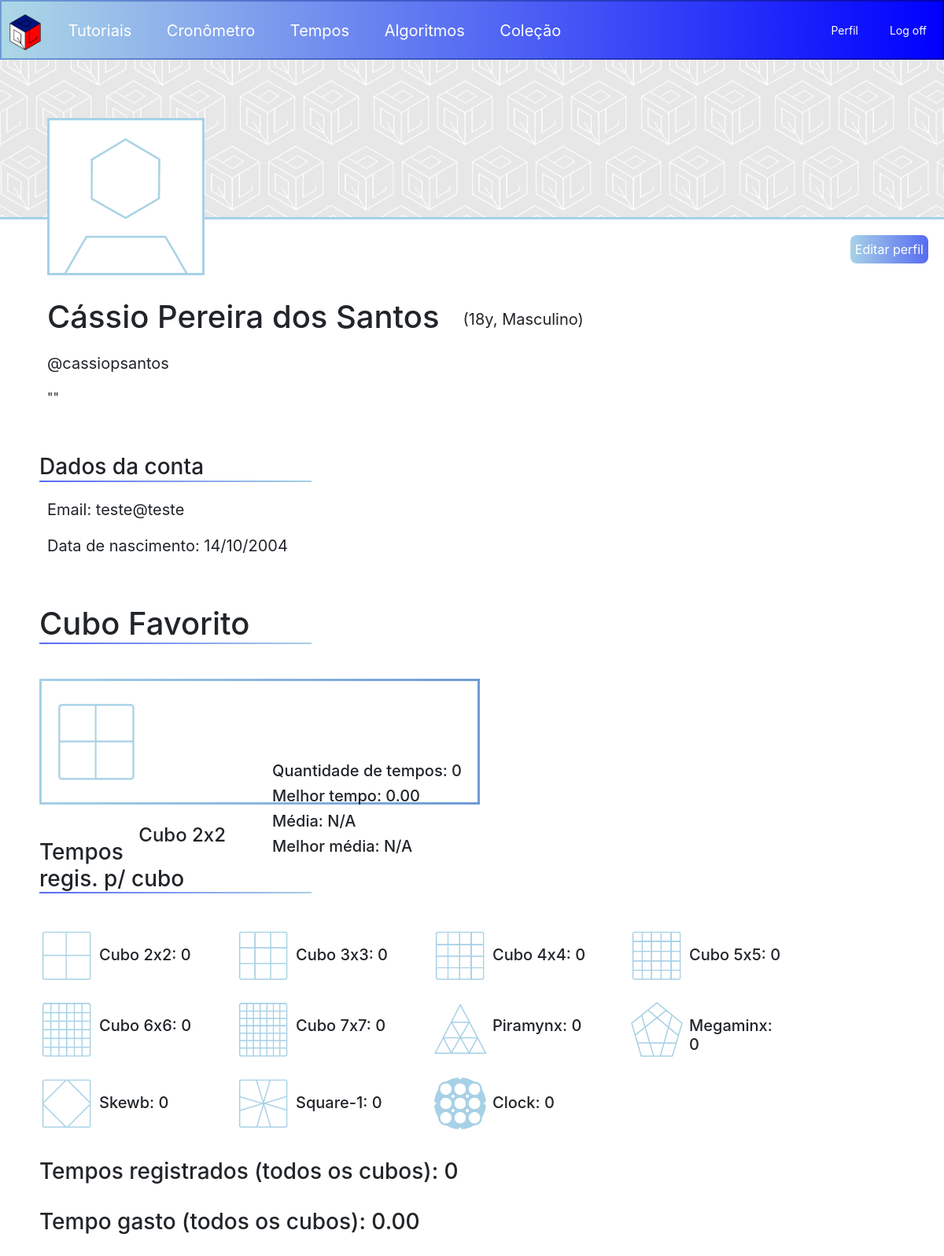
The app's page /perfil.php (signed in) with its own data.
### tables this page shows
create table usuarios (
	id int primary key not null auto_increment,
    nome_usuario varchar(20),
	nome_completo varchar(30),
    descricao text(200),
    foto varchar(25),
    email varchar(30),
    senha varchar(30),
    genero varchar(9),
    nascimento date
);

### perfil.php (the view, shortened to what this page needs)
<html>
<?php
include('conexao.php');
include('navbar.php');
$id_usuario = $_SESSION['id_usuario'];
$sql = "SELECT * FROM usuarios WHERE id='$id_usuario'";
$query = mysqli_query($conn, $sql);
$dados = mysqli_fetch_array($query);
$idade = date_diff(date_create($dados['nascimento']), date_create('now'))->y;
$sql_dados = "SELECT COUNT(tempo) AS quantidade_tempos FROM tempos WHERE id_usuario = '$id_usuario'";
$query_dados = mysqli_query($conn, $sql_dados);
$quantidade_tempos = mysqli_fetch_array($query_dados)['quantidade_tempos'];
$sql_dados = "SELECT SUM(tempo) AS tempo_gasto FROM tempos WHERE id_usuario = '$id_usuario'";
$query_dados = mysqli_query($conn, $sql_dados);
$tempo_gasto = mysqli_fetch_array($query_dados)['tempo_gasto'];
$sql_fav = "SELECT COUNT(tempo) AS qnt_tempos FROM tempos WHERE tipo_cubo = '2x2' AND id_usuario = '$id_usuario'";
$query_fav = mysqli_query($conn, $sql_fav);
$fav_2x2 = mysqli_fetch_array($query_fav)['qnt_tempos'];
$sql_fav = "SELECT COUNT(tempo) AS qnt_tempos FROM tempos WHERE tipo_cubo = '3x3' AND id_usuario = '$id_usuario'";
$query_fav = mysqli_query($conn, $sql_fav);
$fav_3x3 = mysqli_fetch_array($query_fav)['qnt_tempos'];
$sql_fav = "SELECT COUNT(tempo) AS qnt_tempos FROM tempos WHERE tipo_cubo = '4x4' AND id_usuario = '$id_usuario'";
$query_fav = mysqli_query($conn, $sql_fav);
$fav_4x4 = mysqli_fetch_array($query_fav)['qnt_tempos'];
$sql_fav = "SELECT COUNT(tempo) AS qnt_tempos FROM tempos WHERE tipo_cubo = '5x5' AND id_usuario = '$id_usuario'";
$query_fav = mysqli_query($conn, $sql_fav);
$fav_5x5 = mysqli_fetch_array($query_fav)['qnt_tempos'];
$sql_fav = "SELECT COUNT(tempo) AS qnt_tempos FROM tempos WHERE tipo_cubo = '6x6' AND id_usuario = '$id_usuario'";
$query_fav = mysqli_query($conn, $sql_fav);
$fav_6x6 = mysqli_fetch_array($query_fav)['qnt_tempos'];
$sql_fav = "SELECT COUNT(tempo) AS qnt_tempos FROM tempos WHERE tipo_cubo = '7x7' AND id_usuario = '$id_usuario'";
$query_fav = mysqli_query($conn, $sql_fav);
$fav_7x7 = mysqli_fetch_array($query_fav)['qnt_tempos'];
$sql_fav = "SELECT COUNT(tempo) AS qnt_tempos FROM tempos WHERE tipo_cubo = 'Piramynx' AND id_usuario = '$id_usuario'";
$query_fav = mysqli_query($conn, $sql_fav);
$fav_piramynx = mysqli_fetch_array($query_fav)['qnt_tempos'];
$sql_fav = "SELECT COUNT(tempo) AS qnt_tempos FROM tempos WHERE tipo_cubo = 'Megaminx' AND id_usuario = '$id_usuario'";
$query_fav = mysqli_query($conn, $sql_fav);
$fav_megaminx = mysqli_fetch_array($query_fav)['qnt_tempos'];
$sql_fav = "SELECT COUNT(tempo) AS qnt_tempos FROM tempos WHERE tipo_cubo = 'Square-1' AND id_usuario = '$id_usuario'";
$query_fav = mysqli_query($conn, $sql_fav);
$fav_square1 = mysqli_fetch_array($query_fav)['qnt_tempos'];
$sql_fav = "SELECT COUNT(tempo) AS qnt_tempos FROM tempos WHERE tipo_cubo = 'Skewb' AND id_usuario = '$id_usuario'";
$query_fav = mysqli_query($conn, $sql_fav);
$fav_skewb = mysqli_fetch_array($query_fav)['qnt_tempos'];
$sql_fav = "SELECT COUNT(tempo) AS qnt_tempos FROM tempos WHERE tipo_cubo = 'Clock' AND id_usuario = '$id_usuario'";
$query_fav = mysqli_query($conn, $sql_fav);
$fav_clock = mysqli_fetch_array($query_fav)['qnt_tempos'];
$temp = max($fav_2x2, $fav_3x3, $fav_4x4, $fav_5x5, $fav_6x6, $fav_7x7, $fav_piramynx, $fav_megaminx, $fav_square1, $fav_skewb, $fav_clock);
switch ($temp) {
    case $fav_2x2:
        $cubo_favorito = '2x2';
        $nome_cubo = 'Cubo 2x2';
        break;
}
$sql_cubo = "SELECT melhor_tempo FROM melhor_tempo WHERE id_usuario = '$id_usuario' AND tipo_cubo = '$cubo_favorito'";
$query_cubo = mysqli_query($conn, $sql_cubo);
$melhor_tempo = number_format((float)tempoFinal(mysqli_fetch_array($query_cubo)['melhor_tempo']), 2);
$sql_cubo = "SELECT melhor_media FROM melhor_media WHERE id_usuario = '$id_usuario' AND tipo_cubo = '$cubo_favorito'";
$query_cubo = mysqli_query($conn, $sql_cubo);
$melhor_media = number_format((float)tempoFinal(mysqli_fetch_array($query_cubo)['melhor_media']), 2);
$sql_cubo = "SELECT AVG(tempo) AS media FROM tempos WHERE id_usuario = '$id_usuario' AND tipo_cubo = '$cubo_favorito'";
$query_cubo = mysqli_query($conn, $sql_cubo);
$media = number_format((float)tempoFinal(mysqli_fetch_array($query_cubo)['media']), 2);
?>
<head>
</head>
<body>
<div class="header_perfil">
    <img class="imagem_perfil" alt="foto de perfil" src="uploads/<?php echo $dados['foto'] ?>">
</div>
<div class="capa_perfil">
</div>
<a class="botao btn_editar" href="editar_perfil.php">Editar perfil</a>
<div class="nome_completo">
    <h1><?php echo $dados['nome_completo']?></h1>
    <p class="idade_perfil">(<?php echo $idade.'y' ?>, <?php echo $dados['genero'] ?>)</p>
</div>
<div class="nome_usuario">
    <p><?php echo "@".$dados['nome_usuario']?></p>
</div>
<div class="descricao">
    <p class="desc_texto">"<?php echo $dados['descricao']?>"</hp>
</div>
<br>
<h3 class="titulo">Dados da conta</h3>
<div class="nome_usuario">
    <p>Email: <?php echo $dados['email']?></p>
    <p>Data de nascimento: <?php echo date_format(date_create($dados['nascimento']), "d/m/Y")?></p>
</div>
<br>
<h1 class="titulo">Cubo Favorito</h1>
<br>
<div class="cubo_favorito">
    <img class="img_cubo_fav" src="imagens/<?php echo $cubo_favorito?>.png" alt="cubo_favorito">
    <h4 class="nome_cubo_fav"><?php echo $nome_cubo ?></h4>
    <div class="dados_cubo_fav">
        <h5 class="">Quantidade de tempos: <?php echo $temp ?></h5>
        <h5 class="">Melhor tempo: <?php echo $melhor_tempo ?></h5>
        <h5 class="">Média: <?php
                        if ($media != 0) {
                            $tempo_final = tempoFinal($media);
                            echo $tempo_final;
                        } else {
                            echo 'N/A';
                        }?></h5>
        <h5 class="">Melhor média: <?php
                        if ($melhor_media != 0) {
                            $tempo_final = tempoFinal($melhor_media);
                            echo $tempo_final;
                        } else {
                            echo 'N/A';
                        }?></h5>
    </div>
</div>
<br>
<h3 class="titulo">Tempos regis. p/ cubo</h3>
<br>
<div class="tempos_p_cubo">
    <div class="tempo_cubo">
        <img class="img_tempos_cubo" src="imagens/2x2.png" alt="2x2">
        <h5 class="nome_tempos_cubo">Cubo 2x2: <?php echo $fav_2x2 ?></h5>
    </div>
    <div class="tempo_cubo">
        <img class="img_tempos_cubo" src="imagens/3x3.png" alt="3x3">
        <h5 class="nome_tempos_cubo">Cubo 3x3: <?php echo $fav_3x3 ?></h5>
    </div>
    <div class="tempo_cubo">
        <img class="img_tempos_cubo" src="imagens/4x4.png" alt="4x4">
        <h5 class="nome_tempos_cubo">Cubo 4x4: <?php echo $fav_4x4 ?></h5>
    </div>
    <div class="tempo_cubo">
        <img class="img_tempos_cubo" src="imagens/5x5.png" alt="5x5">
        <h5 class="nome_tempos_cubo">Cubo 5x5: <?php echo $fav_5x5 ?></h5>
    </div>
</div>
<div class="tempos_p_cubo">
    <div class="tempo_cubo">
        <img class="img_tempos_cubo" src="imagens/6x6.png" alt="6x6">
        <h5 class="nome_tempos_cubo">Cubo 6x6: <?php echo $fav_6x6 ?></h5>
    </div>
    <div class="tempo_cubo">
        <img class="img_tempos_cubo" src="imagens/7x7.png" alt="7x7">
        <h5 class="nome_tempos_cubo">Cubo 7x7: <?php echo $fav_7x7 ?></h5>
    </div>
    <div class="tempo_cubo">
        <img class="img_tempos_cubo" src="imagens/piramynx.png" alt="Piramynx">
        <h5 class="nome_tempos_cubo">Piramynx: <?php echo $fav_piramynx ?></h5>
    </div>
    <div class="tempo_cubo">
        <img class="img_tempos_cubo" src="imagens/megaminx.png" alt="megaminx">
        <h5 class="nome_tempos_cubo">Megaminx: <?php echo $fav_megaminx ?></h5>
    </div>
</div>
<div class="tempos_p_cubo">
    <div class="tempo_cubo">
        <img class="img_tempos_cubo" src="imagens/skewb.png" alt="skewb">
        <h5 class="nome_tempos_cubo">Skewb: <?php echo $fav_skewb ?></h5>
    </div>
    <div class="tempo_cubo">
        <img class="img_tempos_cubo" src="imagens/square1.png" alt="square-1">
        <h5 class="nome_tempos_cubo">Square-1: <?php echo $fav_square1 ?></h5>
    </div>
    <div class="tempo_cubo">
        <img class="img_tempos_cubo" src="imagens/clock.png" alt="clock">
        <h5 class="nome_tempos_cubo">Clock: <?php echo $fav_clock ?></h5>
    </div>
</div>
<h3 class="quantidade_tempos_perfil">Tempos registrados (todos os cubos): <?php echo $quantidade_tempos ?></h3>
<h3 class="quantidade_tempos_perfil">Tempo gasto (todos os cubos): <?php echo tempoFinal($tempo_gasto) ?></h3>
<br>
<br>
<br>
<br>
</body>
</html>

### conexao.php (shortened to what this page needs)
<?php
function tempoFinal($init) {
    $init = number_format((float)$init, 2);
    if ($init > 3599) {
    $secs = floor($init);
    $milli = (int) (($init - $secs) * 101);
    $hours = (int) ($secs / 3600);
    $minutes = (($secs / 60) % 60);
    $seconds = $secs % 60;
    if ($minutes > 1) {
        if ($seconds < 10) {
            $seconds = '0'.$seconds;
        }
    }
    if ($hours > 1) {
        if ($minutes < 10) {
            $minutes = '0'.$minutes;
        }
        if ($seconds < 10) {
            $seconds = '0'.$seconds;
        }
    }
    $tempo_final = "$hours:$minutes:$seconds.$milli";
    return $tempo_final;
    } else {
    $tempo_final = $init;
    return $tempo_final;
    }
}
?>
<head>
    <link rel="stylesheet" href="https://maxcdn.bootstrapcdn.com/bootstrap/4.5.2/css/bootstrap.min.css">
</head>

### navbar.php (shortened to what this page needs)
<div id="tempo_comeca1">
<link rel="stylesheet" href="css.css">
<div class="topnav">
  <img src="imagens/logo.png" alt="Logo QBLearning" class="navlogo">
  <a class="navbtn" href="tutorial.php">Tutoriais</a>
  <a class="navbtn" href="cronometro.php">Cronômetro</a>
  <a class="navbtn" href="tempos.php">Tempos</a>
  <a class="navbtn" href="algoritmos.php">Algoritmos</a>
  <a class="navbtn" href="colecao.php">Coleção</a>
  <a class="navbtn logoff" href="logout.php">Log off</a>
  <a class="navbtn logoff" href="perfil.php">Perfil</a>
</div>
</div>

### css.css (style rules this page uses)
.botao { color: white; background-image: linear-gradient(to right, #A7D1E7, #566BF3); padding: 6px; border-radius: 8px; margin-right: 0; border-width: 0; }
.topnav { background-image: linear-gradient(to right, #add8e6, #0000ff); padding-top: 6px; border: 2px; border-image-slice: 1; border-image-source: linear-gradient(to right, #6F9BD6, #0000B2); border-style: solid; }
.navbtn { padding: 10px; color: white; font-size: 20px; border-radius: 10px; margin: 10px; }
.navlogo { width: 40px; margin: 10px; margin-right: 10px; }
.logoff { font-size: 14px; float: right; margin-top: 10px; }
.titulo { margin-left: 50px; margin-right: 67%; margin-top: 20px; margin-bottom: 20px; border-bottom-style: solid; border-width: 2px; padding-right: 50px; border-image-slice: 1; border-image-source: linear-gradient(to left, #A7D1E7, #566BF3); }
.header_perfil { position: absolute; width: 470px; left: 5%; top: 150px; }
.imagem_perfil { width: 200px; border-style: solid; border-width: 3px; border-color: #A7D1E7; }
.capa_perfil { padding: 100px; border-bottom-style: solid; border-bottom-width: 3px; border-bottom-color: #A7D1E7; background-color: #e7e7e7; background-image: url("imagens/capa_default.png"); background-size: 170px; background-repeat: repeat; }
.btn_editar { float: right; margin: 20px; }
.nome_usuario { font-size: 20px; margin-top: 10px; margin-left: 5%; }
.nome_completo { display: flex; width: 900px; margin-top: 100px; margin-left: 5%; }
.idade_perfil { margin-top: 12px; margin-left: 30px; font-size: 20px; }
.descricao { width: 500px; margin-left: 5%; }
.cubo_favorito { margin-left: 50px; width: 560px; height: 160px; border-style: solid; border-width: 3px; border-image-slice: 1; border-image-source: linear-gradient(to left, #6F9BD6, #A7D1E7); }
.img_cubo_fav { margin-left: 15px; margin-top: 22px; width: 110px; }
.nome_cubo_fav { float: right; margin-right: 320px; margin-top: 50px; }
.dados_cubo_fav { float: right; margin-top: -117px; margin-right: 20px; }
.img_tempos_cubo { width: 70px; }
.nome_tempos_cubo { margin-top: 22px; margin-left: 6px; }
.tempo_cubo { display: flex; margin-left: 50px; margin-bottom: 20px; width: 200px; }
.tempos_p_cubo { display: flex; }
.quantidade_tempos_perfil { margin-left: 50px; margin-top: 15px; margin-bottom: 30px; }

### records on screen
usuarios: foto (placeholder picture), nome_completo "Cássio Pereira dos Santos", nascimento "18", genero "Masculino", nome_usuario "cassiopsantos", email "teste@teste", nascimento "14/10/2004"

### other values on screen
$nome_cubo "Cubo 2x2"
$temp "0"
$melhor_tempo "0.00"
$fav_2x2 "0"
$fav_3x3 "0"
$fav_4x4 "0"
$fav_5x5 "0"
$fav_6x6 "0"
$fav_7x7 "0"
$fav_piramynx "0"
$fav_megaminx "0"
$fav_skewb "0"
$fav_square1 "0"
$fav_clock "0"
$quantidade_tempos "0"
